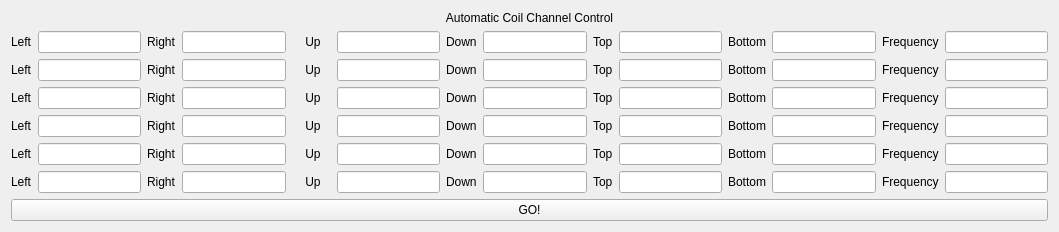
     <widget class="QWidget" name="layoutWidget">
      <property name="geometry">
       <rect>
        <x>150</x>
        <y>730</y>
        <width>1059</width>
        <height>221</height>
       </rect>
      </property>
      <layout class="QVBoxLayout" name="verticalLayout_6">
       <item>
        <widget class="QLabel" name="label_28">
         <property name="text">
          <string>Automatic Coil Channel Control</string>
         </property>
         <property name="alignment">
          <set>Qt::AlignCenter</set>
         </property>
        </widget>
       </item>
       <item>
        <layout class="QHBoxLayout" name="horizontalLayout_12">
         <item>
          <widget class="QLabel" name="label_29">
           <property name="text">
            <string>Left</string>
           </property>
          </widget>
         </item>
         <item>
          <widget class="QLineEdit" name="leftc_auto1"/>
         </item>
         <item>
          <widget class="QLabel" name="label_30">
           <property name="text">
            <string>Right</string>
           </property>
          </widget>
         </item>
         <item>
          <widget class="QLineEdit" name="rightc_auto1"/>
         </item>
         <item>
          <widget class="QLabel" name="label_31">
           <property name="text">
            <string>    Up   </string>
           </property>
          </widget>
         </item>
         <item>
          <widget class="QLineEdit" name="upc_auto1"/>
         </item>
         <item>
          <widget class="QLabel" name="label_32">
           <property name="text">
            <string>Down</string>
           </property>
          </widget>
         </item>
         <item>
          <widget class="QLineEdit" name="downc_auto1"/>
         </item>
         <item>
          <widget class="QLabel" name="label_33">
           <property name="text">
            <string>Top</string>
           </property>
          </widget>
         </item>
         <item>
          <widget class="QLineEdit" name="topc_auto1"/>
         </item>
         <item>
          <widget class="QLabel" name="label_34">
           <property name="text">
            <string>Bottom</string>
           </property>
          </widget>
         </item>
         <item>
          <widget class="QLineEdit" name="bottomc_auto1"/>
         </item>
         <item>
          <widget class="QLabel" name="label_35">
           <property name="text">
            <string>Frequency</string>
           </property>
          </widget>
         </item>
         <item>
          <widget class="QLineEdit" name="freq1"/>
         </item>
        </layout>
       </item>
       <item>
        <layout class="QHBoxLayout" name="horizontalLayout_13">
         <item>
          <widget class="QLabel" name="label_36">
           <property name="text">
            <string>Left</string>
           </property>
          </widget>
         </item>
         <item>
          <widget class="QLineEdit" name="leftc_auto2"/>
         </item>
         <item>
          <widget class="QLabel" name="label_37">
           <property name="text">
            <string>Right</string>
           </property>
          </widget>
         </item>
         <item>
          <widget class="QLineEdit" name="rightc_auto2"/>
         </item>
         <item>
          <widget class="QLabel" name="label_38">
           <property name="text">
            <string>    Up   </string>
           </property>
          </widget>
         </item>
         <item>
          <widget class="QLineEdit" name="upc_auto2"/>
         </item>
         <item>
          <widget class="QLabel" name="label_39">
           <property name="text">
            <string>Down</string>
           </property>
          </widget>
         </item>
         <item>
          <widget class="QLineEdit" name="downc_auto2"/>
         </item>
         <item>
          <widget class="QLabel" name="label_40">
           <property name="text">
            <string>Top</string>
           </property>
          </widget>
         </item>
         <item>
          <widget class="QLineEdit" name="topc_auto2"/>
         </item>
         <item>
          <widget class="QLabel" name="label_41">
           <property name="text">
            <string>Bottom</string>
           </property>
          </widget>
         </item>
         <item>
          <widget class="QLineEdit" name="bottomc_auto2"/>
         </item>
         <item>
          <widget class="QLabel" name="label_42">
           <property name="text">
            <string>Frequency</string>
           </property>
          </widget>
         </item>
         <item>
          <widget class="QLineEdit" name="freq2"/>
         </item>
        </layout>
       </item>
       <item>
        <layout class="QHBoxLayout" name="horizontalLayout_15">
         <item>
          <widget class="QLabel" name="label_50">
           <property name="text">
            <string>Left</string>
           </property>
          </widget>
         </item>
         <item>
          <widget class="QLineEdit" name="leftc_auto3"/>
         </item>
         <item>
          <widget class="QLabel" name="label_51">
           <property name="text">
            <string>Right</string>
           </property>
          </widget>
         </item>
         <item>
          <widget class="QLineEdit" name="rightc_auto3"/>
         </item>
         <item>
          <widget class="QLabel" name="label_52">
           <property name="text">
            <string>    Up   </string>
           </property>
          </widget>
         </item>
         <item>
          <widget class="QLineEdit" name="upc_auto3"/>
         </item>
         <item>
          <widget class="QLabel" name="label_53">
           <property name="text">
            <string>Down</string>
           </property>
          </widget>
         </item>
         <item>
          <widget class="QLineEdit" name="downc_auto3"/>
         </item>
         <item>
          <widget class="QLabel" name="label_54">
           <property name="text">
            <string>Top</string>
           </property>
          </widget>
         </item>
         <item>
          <widget class="QLineEdit" name="topc_auto3"/>
         </item>
         <item>
          <widget class="QLabel" name="label_55">
           <property name="text">
            <string>Bottom</string>
           </property>
          </widget>
         </item>
         <item>
          <widget class="QLineEdit" name="bottomc_auto3"/>
         </item>
         <item>
          <widget class="QLabel" name="label_56">
           <property name="text">
            <string>Frequency</string>
           </property>
          </widget>
         </item>
         <item>
          <widget class="QLineEdit" name="freq3"/>
         </item>
        </layout>
       </item>
       <item>
        <layout class="QHBoxLayout" name="horizontalLayout_17">
         <item>
          <widget class="QLabel" name="label_64">
           <property name="text">
            <string>Left</string>
           </property>
          </widget>
         </item>
         <item>
          <widget class="QLineEdit" name="leftc_auto4"/>
         </item>
         <item>
          <widget class="QLabel" name="label_65">
           <property name="text">
            <string>Right</string>
           </property>
          </widget>
         </item>
         <item>
          <widget class="QLineEdit" name="rightc_auto4"/>
         </item>
         <item>
          <widget class="QLabel" name="label_66">
           <property name="text">
            <string>    Up   </string>
           </property>
          </widget>
         </item>
         <item>
          <widget class="QLineEdit" name="upc_auto4"/>
         </item>
         <item>
          <widget class="QLabel" name="label_67">
           <property name="text">
            <string>Down</string>
           </property>
          </widget>
         </item>
         <item>
          <widget class="QLineEdit" name="downc_auto4"/>
         </item>
         <item>
          <widget class="QLabel" name="label_68">
           <property name="text">
            <string>Top</string>
           </property>
          </widget>
         </item>
         <item>
          <widget class="QLineEdit" name="topc_auto4"/>
         </item>
         <item>
          <widget class="QLabel" name="label_69">
           <property name="text">
            <string>Bottom</string>
           </property>
          </widget>
         </item>
         <item>
          <widget class="QLineEdit" name="bottomc_auto4"/>
         </item>
         <item>
          <widget class="QLabel" name="label_70">
           <property name="text">
            <string>Frequency</string>
           </property>
          </widget>
         </item>
         <item>
          <widget class="QLineEdit" name="freq4"/>
         </item>
        </layout>
       </item>
       <item>
        <layout class="QHBoxLayout" name="horizontalLayout_19">
         <item>
          <widget class="QLabel" name="label_78">
           <property name="text">
            <string>Left</string>
           </property>
          </widget>
         </item>
         <item>
          <widget class="QLineEdit" name="leftc_auto5"/>
         </item>
         <item>
          <widget class="QLabel" name="label_79">
           <property name="text">
            <string>Right</string>
           </property>
          </widget>
         </item>
         <item>
          <widget class="QLineEdit" name="rightc_auto5"/>
         </item>
         <item>
          <widget class="QLabel" name="label_80">
           <property name="text">
            <string>    Up   </string>
           </property>
          </widget>
         </item>
         <item>
          <widget class="QLineEdit" name="upc_auto5"/>
         </item>
         <item>
          <widget class="QLabel" name="label_81">
           <property name="text">
            <string>Down</string>
           </property>
          </widget>
         </item>
         <item>
          <widget class="QLineEdit" name="downc_auto5"/>
         </item>
         <item>
          <widget class="QLabel" name="label_82">
           <property name="text">
            <string>Top</string>
           </property>
          </widget>
         </item>
         <item>
          <widget class="QLineEdit" name="topc_auto5"/>
         </item>
         <item>
          <widget class="QLabel" name="label_83">
           <property name="text">
            <string>Bottom</string>
           </property>
          </widget>
         </item>
         <item>
          <widget class="QLineEdit" name="bottomc_auto5"/>
         </item>
         <item>
          <widget class="QLabel" name="label_84">
           <property name="text">
            <string>Frequency</string>
           </property>
          </widget>
         </item>
         <item>
          <widget class="QLineEdit" name="freq5"/>
         </item>
        </layout>
       </item>
       <item>
        <layout class="QHBoxLayout" name="horizontalLayout_20">
         <item>
          <widget class="QLabel" name="label_85">
           <property name="text">
            <string>Left</string>
           </property>
          </widget>
         </item>
         <item>
          <widget class="QLineEdit" name="leftc_auto6"/>
         </item>
         <item>
          <widget class="QLabel" name="label_86">
           <property name="text">
            <string>Right</string>
           </property>
          </widget>
         </item>
         <item>
          <widget class="QLineEdit" name="rightc_auto6"/>
         </item>
         <item>
          <widget class="QLabel" name="label_87">
           <property name="text">
            <string>    Up   </string>
           </property>
          </widget>
         </item>
         <item>
          <widget class="QLineEdit" name="upc_auto6"/>
         </item>
         <item>
          <widget class="QLabel" name="label_88">
           <property name="text">
            <string>Down</string>
           </property>
          </widget>
         </item>
         <item>
          <widget class="QLineEdit" name="downc_auto6"/>
         </item>
         <item>
          <widget class="QLabel" name="label_89">
           <property name="text">
            <string>Top</string>
           </property>
          </widget>
         </item>
         <item>
          <widget class="QLineEdit" name="topc_auto6"/>
         </item>
         <item>
          <widget class="QLabel" name="label_90">
           <property name="text">
            <string>Bottom</string>
           </property>
          </widget>
         </item>
         <item>
          <widget class="QLineEdit" name="bottomc_auto6"/>
         </item>
         <item>
          <widget class="QLabel" name="label_91">
           <property name="text">
            <string>Frequency</string>
           </property>
          </widget>
         </item>
         <item>
          <widget class="QLineEdit" name="freq6"/>
         </item>
        </layout>
       </item>
       <item>
        <widget class="QPushButton" name="autogo_pb">
         <property name="text">
          <string>GO!</string>
         </property>
        </widget>
       </item>
      </layout>
     </widget>
